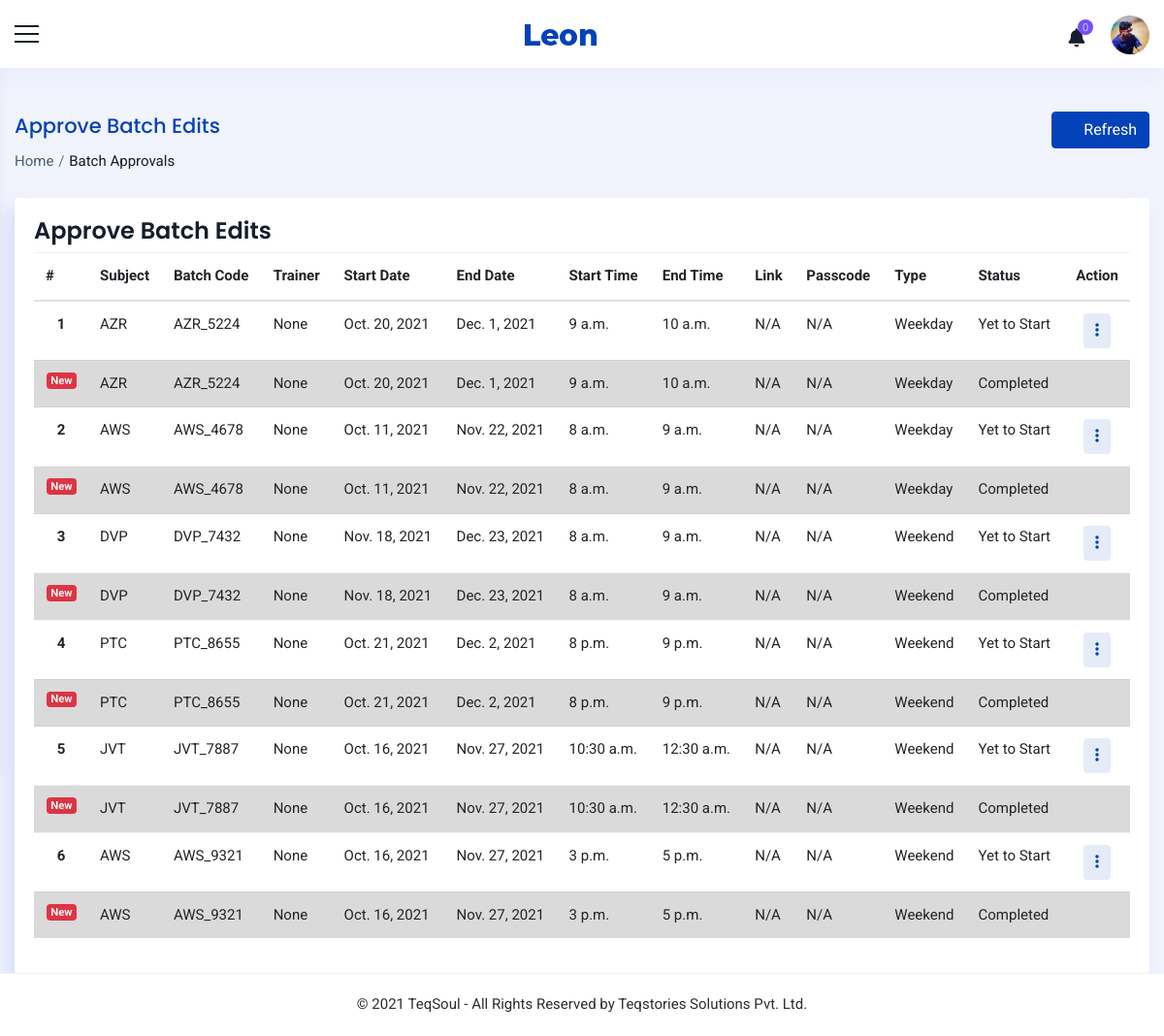
The app's page /operations/view/batch/approvals/ (signed in) with its own data.
### accounts/models.py (models this page shows, shortened)
class Staff(models.Model):
    value= (
    ('1', 'Operations'),
    ('2', 'Sales'),
    ('3', 'Trainer'),
    ('4', 'Admin'),
    ('5', 'Operations Manager'),
    ('6', 'Sales Manager'),
    ('7', 'Trainer Manager'),
    )
    user = models.OneToOneField(User,on_delete=models.CASCADE,null=True,blank=True)
    name = models.CharField(max_length=100,null=True, blank=True)
    empid = models.CharField(max_length=100,null=True, blank=True)
    mobile = models.CharField(max_length=10,null=True, blank=True)
    email = models.EmailField(max_length=200,null=True, blank=True)
    sex = models.CharField(max_length=10,null=True,choices=sex_choices, blank=True)
    dob = models.DateField(null=True, blank=True)
    doj = models.DateField(null=True, blank=True)
    blood_group = models.CharField(max_length=100,null=True, blank=True,choices=groups)
    house = models.CharField(max_length=100,null=True, blank=True)
    street =models.CharField(max_length=100,null=True, blank=True)
    street2 =models.CharField(max_length=100,null=True, blank=True)
    city = models.CharField(max_length=100,null=True, blank=True)
    state = models.CharField(max_length=100,null=True,choices=state, blank=True)
    pin = models.CharField(max_length=100,null=True,blank=True)
    stype = models.CharField(max_length=100,null=True,choices=value, blank=True)
    status = models.CharField(max_length=20,choices=(('Active','Active'),('Inactive','Inactive')),default='Active')
    profile_pic = models.ImageField(null=True, blank=True,upload_to='images/dp/',default='accounts/static/images/user3.png')
    facebook = models.CharField(max_length=1000, null=True, blank=True)
    linkedin = models.CharField(max_length=1000, null=True, blank=True)
    instagram = models.CharField(max_length=1000, null=True, blank=True)
    approval = models.BooleanField(null=True, blank=True, default=False)
    class Meta:
        unique_together = [['name']]

class TempBatch(models.Model):
    batch = models.ForeignKey(Batch, on_delete=models.CASCADE,null=True, blank=True)
    subject = models.ForeignKey(Course,on_delete=models.CASCADE)
    batch_code = models.CharField(max_length=500, blank=True)
    trainer = models.ForeignKey(Staff,on_delete=models.CASCADE,null=True, blank=True,limit_choices_to={'stype':"3"})
    start_date = models.DateField(null=True, blank=True)
    end_date = models.DateField(null=True, blank=True)
    start_time = models.TimeField(null=True, blank=True)
    end_time = models.TimeField(null=True, blank=True)
    link = models.CharField(max_length=1000, null=True, blank=True)
    passcode = models.CharField(max_length=250,null=True, blank=True)
    type = models.CharField(max_length=100,choices=(('Weekend', 'Weekend'),('Weekday','Weekday')))
    status = models.CharField(max_length=100,choices=(('2','Yet to Start'),('1','Ongoing'),('3','Completed'),('4','Cancelled')),default='2')
    to_be_approved_by = models.ForeignKey(Staff,on_delete=models.CASCADE,null=True, blank=True,related_name='temp_approved_by')

class Course(models.Model):
    name = models.CharField(max_length=1000,null=True, blank=True)
    code = models.CharField(max_length=10, null=True, blank=True)
    fee = models.CharField(max_length=10, null=True, blank=True)
    pic = models.ImageField(null=True, blank=True, default='accounts/static/images/course.jpg',upload_to='images/course/')

class Batch(models.Model):
    subject = models.ForeignKey(Course,on_delete=models.CASCADE)
    batch_code = models.CharField(max_length=500, blank=True)
    trainer = models.ForeignKey(Staff,on_delete=models.CASCADE,null=True, blank=True,limit_choices_to={'stype':"3"})
    start_date = models.DateField(null=True, blank=True)
    end_date = models.DateField(null=True, blank=True)
    start_time = models.TimeField(null=True, blank=True)
    end_time = models.TimeField(null=True, blank=True)
    link = models.CharField(max_length=1000, null=True, blank=True)
    passcode = models.CharField(max_length=250,null=True, blank=True)
    type = models.CharField(max_length=100,choices=(('Weekend', 'Weekend'),('Weekday','Weekday')))
    status = models.CharField(max_length=100,choices=(('2','Yet to Start'),('1','Ongoing'),('3','Completed'),('4','Cancelled')),default='2')
    strength = models.IntegerField(null=True, blank=True)
    last_edit_time = models.DateTimeField(null=True, blank=True)
    last_edit_user = models.ForeignKey(Staff,on_delete=models.CASCADE,null=True, blank=True,related_name='edited_by')
    approval = models.CharField(max_length=100,null=True, blank=True,choices=approval_choices ,default='2')
    to_be_approved_by = models.ForeignKey(Staff,on_delete=models.CASCADE,null=True, blank=True,related_name='approved_by')

### accounts/views.py (the view)
# urls.py: path('operations/view/batch/approvals/',ViewBatchEditApprovals.as_view(),name='batch_edit_approvals'),
class ViewBatchEditApprovals(View):
    def get(self, request):
        x = ManagerCheck(request)
        if x == True:
            staff = Staff.objects.get(user=request.user)
            notify = Notifications(staff)
            count = CountNotifications(notify)
            if staff.stype == '4':
                temp = TempBatch.objects.all()
            elif staff.stype == '5':
                temp = TempBatch.objects.filter(to_be_approved_by=staff)
            context={'count':count,'notify':notify,'staff':staff,'temp':temp}
            return render(request,'operations/batch_approvals.html',context)
        else:
            if request.user.is_authenticated:
                return render(request,'messages/common/permission_error.html')
            else:
                return redirect('home')

### accounts/functions.py (called while the page is built)
def ManagerCheck(request):
    user = request.user
    if user.is_authenticated:
        try:
            staff = Staff.objects.get(user=user)
            if staff.stype == '6' or staff.stype=='4' or staff.stype== '5' or staff.stype== '7':
                return (True)
            else:
                return (False)
        except:
            return (False)
    else:
        return (False)

def Notifications(staff):
    notifications = Notification.objects.filter(user1=staff,status='2').order_by('-date').order_by('-time')
    return notifications

def CountNotifications(notifications):
    count = 0
    for i in notifications:
        count = count +1
    return count

### accounts/templates/operations/batch_approvals.html (shortened to what this page needs)
{% extends 'common/main.html' %}
{% load static %}
{% block content %}
{% include 'common/header.html' %}
<div class="container_full">
    <div class="content_wrapper bg_homebefore inner-wrapper tables-sec">
        <div class="container-fluid">
            <div class="breadcrumbbar">
                <div class="row">
                    <div class="col-md-8 col-lg-8">
                        <h4 class="page-title">Approve Batch Edits</h4>
                        <div class="breadcrumb-list">
                            <ol class="breadcrumb">
                                <li class="breadcrumb-item"><a href="{% url 'home' %}">Home</a></li>
                                <li class="breadcrumb-item active" aria-current="page">Batch Approvals</li>
                            </ol>
                        </div>
                    </div>
                    <div class="col-md-4 col-lg-4 mr-0">
                        <div class="widgetbar">
                            <button class="btn btn-primary" onclick="window.location.reload()"><i class="ti ti-reload mr-2"></i>Refresh</button>
                        </div>
                    </div>
                </div>
            </div>
            <div class="row">
                <div class="col-lg-12 col-md-12 col-12">
                    <div class="card">
                        <h4 class="m-t-0 header-title">Approve Batch Edits</h4>
                        <div class="table-responsive">
                            <table class="table table-hover">
                                <thead>
                                    <tr>
                                        <th>#</th>
                                        <th>Subject</th>
                                        <th>Batch Code</th>
                                        <th>Trainer</th>
                                        <th>Start Date</th>
                                        <th>End Date</th>
                                        <th>Start Time</th>
                                        <th>End Time</th>
                                        <th>Link</th>
                                        <th>Passcode</th>
                                        <th>Type</th>
                                        <th>Status</th>
                                        <th class="text-right">Action</th>
                                    </tr>
                                </thead>
                                <tbody>
                                    {% for i in temp %}
                                    <tr>
                                        <th scope="row" style="text-align:center">{{forloop.counter}}</th>
                                        <td>{{i.subject.code}}</td>
                                        <td>{{i.batch_code}}</td>
                                        <td>{{i.trainer}}</td>
                                        <td>{{i.start_date}}</td>
                                        <td>{{i.end_date}}</td>
                                        <td>{{i.start_time}}</td>
                                        <td>{{i.end_time}}</td>
                                        {% if not i.link %}
                                        <td>N/A</td>
                                        <td>N/A</td>
                                        {% else %}
                                        <td>{{i.link}}</td>
                                        <td>{{i.passcode}}</td>
                                        {% endif %}
                                        <td>{{i.type}}</td>
                                        <td>{{i.get_status_display}}</td>
                                        <td  class="text-right">
                                            <div class="btn-group mr-2">
                                                <div class="dropdown">
                                                  <button class="btn btn-round btn-primary-rgba" type="button" id="CustomdropdownMenuButton4" data-toggle="dropdown" aria-haspopup="true" aria-expanded="false"><i class="fas fa-ellipsis-v"></i></button>
                                                </div>
                                            </div>
                                        </td>
                                    </tr>
                                    <tr class="table-active">
                                        <th scope="row"><span class="badge badge-pill badge-danger float-right">New</span></th>
                                        <td>{{i.batch.subject.code}}</td>
                                        <td>{{i.batch.batch_code}}</td>
                                        <td>{{i.batch.trainer}}</td>
                                        <td>{{i.batch.start_date}}</td>
                                        <td>{{i.batch.end_date}}</td>
                                        <td>{{i.batch.start_time}}</td>
                                        <td>{{i.batch.end_time}}</td>
                                        {% if not i.link %}
                                        <td>N/A</td>
                                        <td>N/A</td>
                                        {% else %}
                                        <td>{{i.batch.link}}</td>
                                        <td>{{i.batch.passcode}}</td>
                                        {% endif %}
                                        <td>{{i.batch.type}}</td>
                                        <td>{{i.batch.get_status_display}}</td>
                                        <td></td>
                                        {% empty %}
                                        <td colspan="13" >No pending approvals</td>
                                    </tr>
                                    {% endfor %}
                                </tbody>
                            </table>
                        </div>
                    </div>
                </div>
            </div>
        </div>
    </div>
    {% include 'common/footer.html' %}
</div>
{% endblock %}

### accounts/templates/common/header.html (shortened to what this page needs)
{% load static %}
<div class="header-bg">
    <header class="main-header">
      <div class="container_header phone_view border_top_bott">
        <div class="row">
          <div class="col-md-12 d-flex justify-content-between align-items-center">
            <div class="menu-icon"> <a href="javascript:void(0)" class="menu-toggler sidebar-toggler"></a> </div>
            <div class="logo d-flex align-items-center justify-content-center"> <a href="javascript:void(0)"> <strong
                  class="logo_icon"> <img src="{% static 'images/small-logo.png' %}" alt=""> </strong>  </a> </div>
            <div class="right_detail">
              <div class="row d-flex align-items-center justify-content-end">
                <div class="col-xl-12 col-12 d-flex justify-content-end">
                  <div class="right_bar_top d-flex align-items-center">
                    {% if staff %}
                        {% include 'common/notifications.html' %}
                        <div class="dropdown dropdown-user"> <a href="javascript:void(0)" class="dropdown-toggle"
                            data-toggle="dropdown" data-hover="dropdown" data-close-others="true" aria-expanded="true"> <img
                              class="img-circle pro_pic" src="{{staff.profile_pic.url}}" alt="{{staff.name}}"> </a>
                        </div>
                    {% endif %}
                  </div>
                </div>
              </div>
            </div>
          </div>
        </div>
      </div>
    </header>
  </div>

### static/css/style.css (style rules this page uses)
* { margin: 0; padding: 0; }
body { font-family: 'Roboto', sans-serif; font-size: 15px; line-height: 1.57143; font-weight: 400; color: #2d2e2e; }
h1, h2, h3, h4, h5, h6 { font-family: Poppins, sans-serif; margin-top: 0; font-weight: 600; color: #151d2e; }
a { color: #2d2e2e; transition: all 0.3s ease 0s; }
a, a:hover, a:active, a:focus { outline: none; text-decoration: none; }
i { transition: all 0.4s ease-in-out 0s; }
.img-circle { border-radius: 50%; }
.table td, .table th { border-top: 1px solid rgba(82, 63, 105, 0.07) !important; }
.btn-primary { color: #ffffff; background-color: #0442ba; border-color: #0442ba; box-shadow: none; }
.container_full { background: #f1f3fd; margin-top: 70px; position: relative; min-height: calc(100vh - 133px); overflow-x: hidden; }
.content_wrapper { margin-left: 0; margin-right: 0px; margin-top: 0; min-height: 600px; padding: 25px 0px 0px 0px; position: relative; }
.bg_homebefore { position: relative; }
.content_wrapper { padding-top: 25px; transition: all 0.3s; margin-left: 0px; }
.card { border-radius: 3px; background-color: #ffffff; box-shadow: -8px 12px 18px 0 rgba(209, 218, 249, 0.8); border: none; }
.breadcrumbbar { margin: 20px 0 25px; padding: 0; background-color: transparent; border-radius: 3px; }
.breadcrumbbar .page-title { color: #0442ba; font-size: 21px; font-weight: 500; line-height: 30px; margin-bottom: 10px; }
.breadcrumbbar .breadcrumb-list { text-align: left; }
.breadcrumbbar .breadcrumb { margin: 0; padding: 0; display: inline-flex; background-color: transparent; }
.breadcrumbbar .breadcrumb .breadcrumb-item a { color: #4e5d71; }
.breadcrumbbar .breadcrumb .breadcrumb-item.active { color: #151d2e; }
.breadcrumbbar .breadcrumb-item + .breadcrumb-item { padding-left: 0.3rem; }
.breadcrumbbar .breadcrumb-item + .breadcrumb-item::before { padding-right: 0.3rem; }
.breadcrumbbar .widgetbar { text-align: right; }
.badge { display: inline-block; padding: .25em .4em; font-size: 75%; font-weight: 600; line-height: 1; text-align: center; white-space: nowrap; vertical-align: baseline; border-radius: .25rem; transition: color .15s ease-in-out, background-color .15s ease-in-out, border-color .15s ease-in-out, box-shadow .15s ease-in-out; }
.btn-primary-rgba { background-color: rgba(4, 66, 186, 0.1); border: none; color: #0442ba; }
.tables-sec .card { padding: 20px; }
.table thead th { vertical-align: bottom; border-bottom: 2px solid #dee2e6; border-top: none; }

### records on screen
Staff: profile_pic (picture)
TempBatch: subject.code "AZR", batch_code "AZR_5224", trainer "None", start_date "Oct. 20, 2021", end_date "Dec. 1, 2021", start_time "9 a.m.", end_time "10 a.m.", link "N/A", type "Weekday", status "Yet to Start", batch.subject.code "AZR", batch.batch_code "AZR_5224", batch.trainer "None", batch.start_date "Oct. 20, 2021", batch.end_date "Dec. 1, 2021", batch.start_time "9 a.m.", batch.end_time "10 a.m.", batch.type "Weekday", batch.status "Completed"
TempBatch: subject.code "AWS", batch_code "AWS_4678", trainer "None", start_date "Oct. 11, 2021", end_date "Nov. 22, 2021", start_time "8 a.m.", end_time "9 a.m.", link "N/A", type "Weekday", status "Yet to Start", batch.subject.code "AWS", batch.batch_code "AWS_4678", batch.trainer "None", batch.start_date "Oct. 11, 2021", batch.end_date "Nov. 22, 2021", batch.start_time "8 a.m.", batch.end_time "9 a.m.", batch.type "Weekday", batch.status "Completed"
TempBatch: subject.code "DVP", batch_code "DVP_7432", trainer "None", start_date "Nov. 18, 2021", end_date "Dec. 23, 2021", start_time "8 a.m.", end_time "9 a.m.", link "N/A", type "Weekend", status "Yet to Start", batch.subject.code "DVP", batch.batch_code "DVP_7432", batch.trainer "None", batch.start_date "Nov. 18, 2021", batch.end_date "Dec. 23, 2021", batch.start_time "8 a.m.", batch.end_time "9 a.m.", batch.type "Weekend", batch.status "Completed"
TempBatch: subject.code "PTC", batch_code "PTC_8655", trainer "None", start_date "Oct. 21, 2021", end_date "Dec. 2, 2021", start_time "8 p.m.", end_time "9 p.m.", link "N/A", type "Weekend", status "Yet to Start", batch.subject.code "PTC", batch.batch_code "PTC_8655", batch.trainer "None", batch.start_date "Oct. 21, 2021", batch.end_date "Dec. 2, 2021", batch.start_time "8 p.m.", batch.end_time "9 p.m.", batch.type "Weekend", batch.status "Completed"
TempBatch: subject.code "JVT", batch_code "JVT_7887", trainer "None", start_date "Oct. 16, 2021", end_date "Nov. 27, 2021", start_time "10:30 a.m.", end_time "12:30 a.m.", link "N/A", type "Weekend", status "Yet to Start", batch.subject.code "JVT", batch.batch_code "JVT_7887", batch.trainer "None", batch.start_date "Oct. 16, 2021", batch.end_date "Nov. 27, 2021", batch.start_time "10:30 a.m.", batch.end_time "12:30 a.m.", batch.type "Weekend", batch.status "Completed"
TempBatch: subject.code "AWS", batch_code "AWS_9321", trainer "None", start_date "Oct. 16, 2021", end_date "Nov. 27, 2021", start_time "3 p.m.", end_time "5 p.m.", link "N/A", type "Weekend", status "Yet to Start", batch.subject.code "AWS", batch.batch_code "AWS_9321", batch.trainer "None", batch.start_date "Oct. 16, 2021", batch.end_date "Nov. 27, 2021", batch.start_time "3 p.m.", batch.end_time "5 p.m.", batch.type "Weekend", batch.status "Completed"

### other values on screen
{{ count }} "0"
